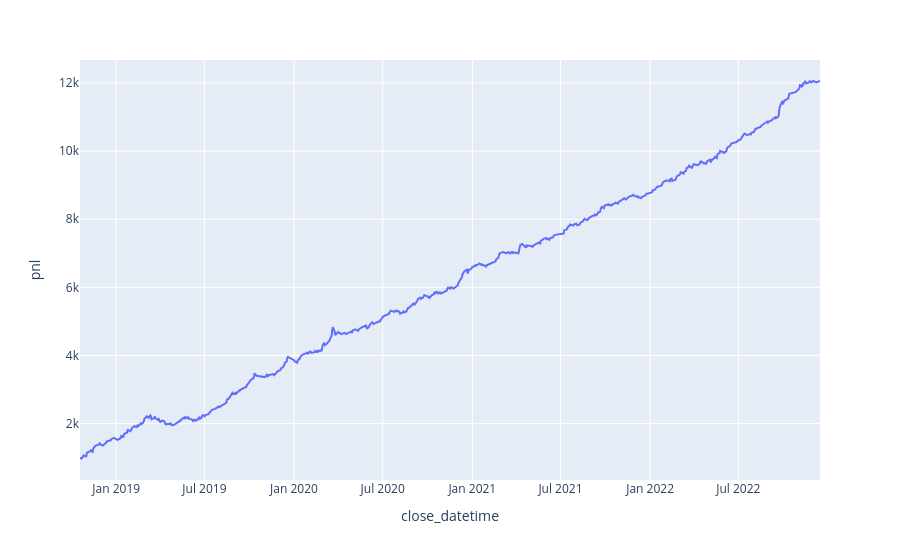

Notebook code for this chart:
### Code cell
px.line(results[4], x='close_datetime', y='pnl')

### Figure 1 — Plotly figure (JSON) as saved in the notebook; plotly's stock layout.template omitted (floating-point values rounded to 4 significant figures; data arrays with more than 128 entries replaced by an {"elided": "..."} marker saying what was removed)
{"data": [{"hovertemplate": "close_datetime=%{x}<br>pnl=%{y}<extra></extra>", "legendgroup": "", "line": {"color": "#636efa", "dash": "solid"}, "marker": {"symbol": "circle"}, "mode": "lines", "name": "", "orientation": "v", "showlegend": false, "type": "scatter", "x": {"elided": "595 str values"}, "xaxis": "x", "y": {"elided": "595 float values"}, "yaxis": "y"}], "layout": {"legend": {"tracegroupgap": 0}, "margin": {"t": 60}, "xaxis": {"anchor": "y", "domain": [0, 1], "title": {"text": "close_datetime"}}, "yaxis": {"anchor": "x", "domain": [0, 1], "title": {"text": "pnl"}}}}
